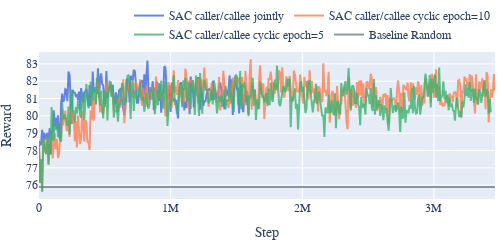
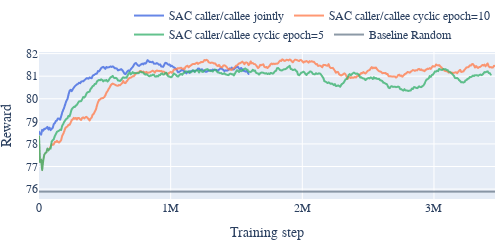

Notebook code cell kept with these figures, in order:
### Code cell
df_SAC = pd.read_csv('./milestone_SAC.csv')
df_SAC['Baseline Random'] = 75.887
ys_SAC = ['SAC caller/callee jointly',  'SAC caller/callee cyclic epoch=10',  'SAC caller/callee cyclic epoch=5', 'Baseline Random']
prepare_graphs(df_SAC, 'sac', ys_SAC)

### Figure 1 — Plotly figure (JSON) as saved in the notebook; plotly's stock layout.template omitted (floating-point values rounded to 4 significant figures; data arrays with more than 128 entries replaced by an {"elided": "..."} marker saying what was removed)
{"data": [{"hovertemplate": "variable=SAC caller/callee jointly<br>Step=%{x}<br>value=%{y}<extra></extra>", "legendgroup": "SAC caller/callee jointly", "line": {"color": "royalblue", "dash": "solid"}, "marker": {"symbol": "circle"}, "mode": "lines", "name": "SAC caller/callee jointly", "opacity": 0.8, "orientation": "v", "showlegend": true, "type": "scatter", "x": {"elided": "434 int values"}, "xaxis": "x", "y": {"elided": "434 float values"}, "yaxis": "y"}, {"hovertemplate": "variable=SAC caller/callee cyclic epoch=10<br>Step=%{x}<br>value=%{y}<extra></extra>", "legendgroup": "SAC caller/callee cyclic epoch=10", "line": {"color": "coral", "dash": "solid"}, "marker": {"symbol": "circle"}, "mode": "lines", "name": "SAC caller/callee cyclic epoch=10", "opacity": 0.8, "orientation": "v", "showlegend": true, "type": "scatter", "x": {"elided": "434 int values"}, "xaxis": "x", "y": {"elided": "434 float values"}, "yaxis": "y"}, {"hovertemplate": "variable=SAC caller/callee cyclic epoch=5<br>Step=%{x}<br>value=%{y}<extra></extra>", "legendgroup": "SAC caller/callee cyclic epoch=5", "line": {"color": "mediumseagreen", "dash": "solid"}, "marker": {"symbol": "circle"}, "mode": "lines", "name": "SAC caller/callee cyclic epoch=5", "opacity": 0.8, "orientation": "v", "showlegend": true, "type": "scatter", "x": {"elided": "434 int values"}, "xaxis": "x", "y": {"elided": "434 float values"}, "yaxis": "y"}, {"hovertemplate": "variable=Baseline Random<br>Step=%{x}<br>value=%{y}<extra></extra>", "legendgroup": "Baseline Random", "line": {"color": "slategray", "dash": "solid"}, "marker": {"symbol": "circle"}, "mode": "lines", "name": "Baseline Random", "opacity": 0.8, "orientation": "v", "showlegend": true, "type": "scatter", "x": {"elided": "434 int values"}, "xaxis": "x", "y": {"elided": "434 float values"}, "yaxis": "y"}], "layout": {"font": {"family": "Serif", "size": 12}, "height": 200, "legend": {"orientation": "h", "title": {"text": ""}, "tracegroupgap": 0, "x": 1, "xanchor": "right", "y": 1.02, "yanchor": "bottom"}, "margin": {"b": 1, "l": 5, "r": 5, "t": 1}, "showlegend": true, "title": {"text": ""}, "width": 500, "xaxis": {"anchor": "y", "domain": [0, 1], "title": {"text": "Step"}}, "yaxis": {"anchor": "x", "domain": [0, 1], "nticks": 10, "title": {"text": "Reward"}}}}

### Figure 2 — Plotly figure (JSON) as saved in the notebook; plotly's stock layout.template omitted (floating-point values rounded to 4 significant figures; data arrays with more than 128 entries replaced by an {"elided": "..."} marker saying what was removed)
{"data": [{"hovertemplate": "<b>Exponentially Weighted mean trendline</b><br><br>variable=SAC caller/callee jointly<br>Step=%{x}<br>value=%{y} <b>(trend)</b><extra></extra>", "legendgroup": "SAC caller/callee jointly", "marker": {"color": "royalblue", "symbol": "circle"}, "mode": "lines", "name": "SAC caller/callee jointly", "opacity": 0.8, "showlegend": true, "type": "scattergl", "x": {"elided": "200 int values"}, "xaxis": "x", "y": {"elided": "200 float values"}, "yaxis": "y"}, {"hovertemplate": "<b>Exponentially Weighted mean trendline</b><br><br>variable=SAC caller/callee cyclic epoch=10<br>Step=%{x}<br>value=%{y} <b>(trend)</b><extra></extra>", "legendgroup": "SAC caller/callee cyclic epoch=10", "marker": {"color": "coral", "symbol": "circle"}, "mode": "lines", "name": "SAC caller/callee cyclic epoch=10", "opacity": 0.8, "showlegend": true, "type": "scattergl", "x": {"elided": "434 int values"}, "xaxis": "x", "y": {"elided": "434 float values"}, "yaxis": "y"}, {"hovertemplate": "<b>Exponentially Weighted mean trendline</b><br><br>variable=SAC caller/callee cyclic epoch=5<br>Step=%{x}<br>value=%{y} <b>(trend)</b><extra></extra>", "legendgroup": "SAC caller/callee cyclic epoch=5", "marker": {"color": "mediumseagreen", "symbol": "circle"}, "mode": "lines", "name": "SAC caller/callee cyclic epoch=5", "opacity": 0.8, "showlegend": true, "type": "scattergl", "x": {"elided": "430 int values"}, "xaxis": "x", "y": {"elided": "430 float values"}, "yaxis": "y"}, {"hovertemplate": "<b>Exponentially Weighted mean trendline</b><br><br>variable=Baseline Random<br>Step=%{x}<br>value=%{y} <b>(trend)</b><extra></extra>", "legendgroup": "Baseline Random", "marker": {"color": "slategray", "symbol": "circle"}, "mode": "lines", "name": "Baseline Random", "opacity": 0.8, "showlegend": true, "type": "scattergl", "x": {"elided": "434 int values"}, "xaxis": "x", "y": {"elided": "434 float values"}, "yaxis": "y"}], "layout": {"font": {"family": "Serif", "size": 12}, "height": 200, "legend": {"orientation": "h", "title": {"text": ""}, "tracegroupgap": 0, "x": 1, "xanchor": "right", "y": 1.02, "yanchor": "bottom"}, "margin": {"b": 1, "l": 5, "r": 5, "t": 1}, "showlegend": true, "title": {"text": ""}, "width": 500, "xaxis": {"anchor": "y", "domain": [0, 1], "title": {"text": "Training step"}}, "yaxis": {"anchor": "x", "domain": [0, 1], "nticks": 10, "title": {"text": "Reward"}}}}
